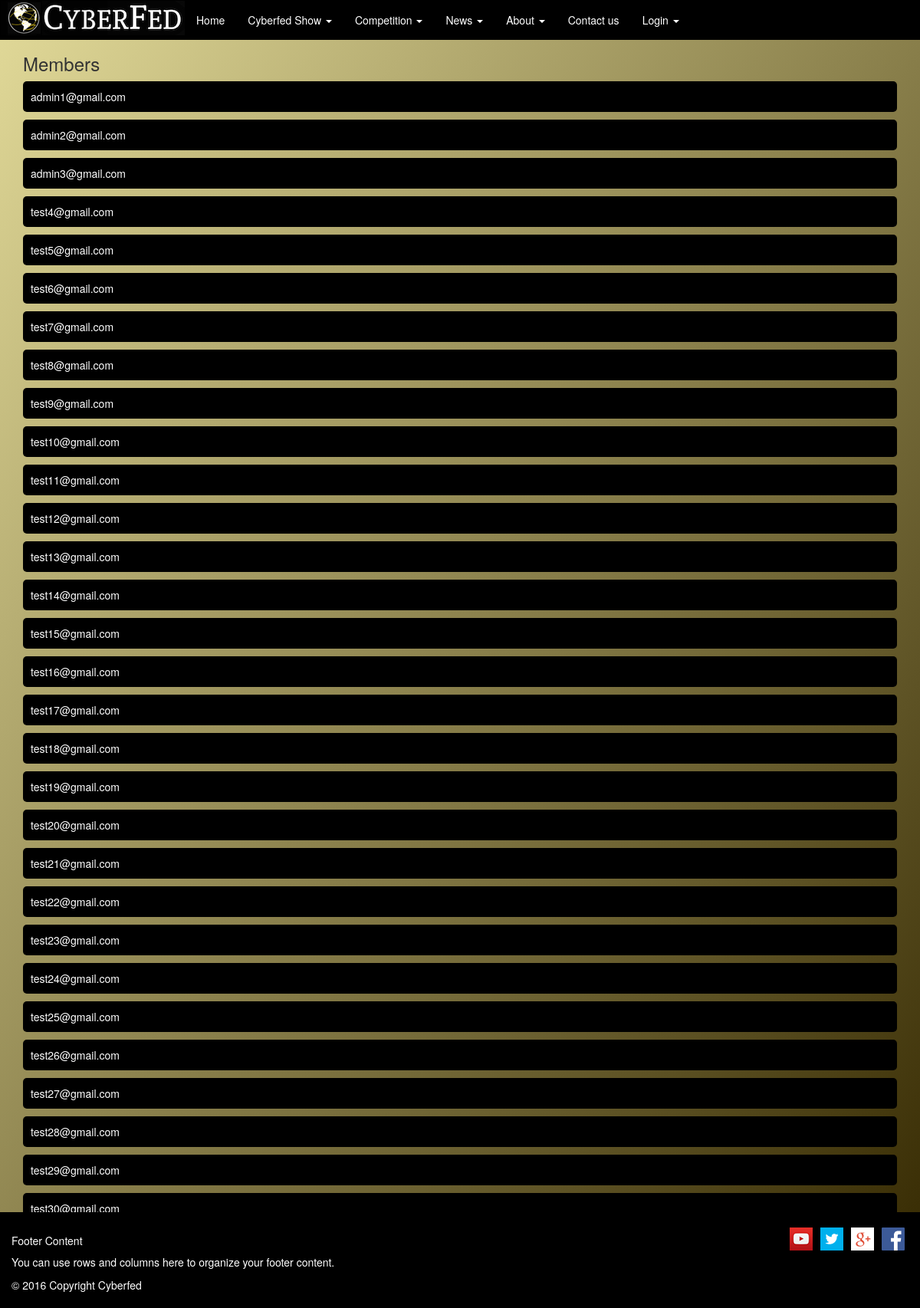
The page /member.php on the database its author committed.
### tables this page shows
CREATE TABLE `users` (
  `id` int(11) NOT NULL,
  `email` varchar(255) NOT NULL,
  `password` varchar(255) NOT NULL,
  `in_group` tinyint(2) DEFAULT '0'
);

### main/functions.php (called while the page is built, shortened)
<?php
	function loggedIn() {
		if (isset($_SESSION['user_id']) && !empty($_SESSION['user_id'])) {
			return true;
		} else {
			return false;
		}
	}
	function getUser($id, $field) {
		$query = mysql_query("SELECT $field FROM users WHERE id='$id'");
		$run = mysql_fetch_array($query);
		return $run[$field];
	}
?>

### member.php (the view, shortened to what this page needs)
<!DOCTYPE html PUBLIC "-//W3C//DTD XHTML 1.0 Strict//EN" "http://www.w3.org/TR/xhtml1/DTD/xhtml1-strict.dtd">
<html xmlns="http://www.w3.org/1999/xhtml">
<head>
	<link rel="stylesheet" type="text/css" href="css/bootstrap/css/bootstrap.min.css">
	<link rel="stylesheet" type="text/css" href="css/style.css">
</head>
<body class="body-background">
	<?php include "main/functions.php"; ?>
	<?php include "main/header.php"; ?>
	<div class="container">
		<h3>Members</h3>
		<?php
			$member_query = mysql_query("SELECT id FROM users");
			while ($run_mem = mysql_fetch_array($member_query)) {
				$user_id = $run_mem['id'];
				$user = getUser($user_id, 'email');
				echo "<a href='profile.php?user=$user_id' class='boxes' style='display: block;'>$user</a>";
			}
		?>
	</div>
	<?php include "main/footer.php"; ?>
</body>
</html>

### main/header.php (shortened to what this page needs)
<nav id="nav-color" class="navbar">
	<div class="container-fluid">
	<div class="navbar-header">
			<a class="navbar-brand" href="index.php"><img src="images/cycfed.jpg"></a>
	</div>
	<div class="collapse navbar-collapse" id="bs-example-navbar-collapse-1">
		<ul class="nav navbar-nav">
			<li><a class="nav-item" href="index.php">Home</a></li>
			<li class="dropdown">
				<a href="#" class="nav-item dropdown-toggle" data-toggle="dropdown" role="button" aria-haspopup="true" aria-expanded="false">Cyberfed Show <span class="caret"></span></a>
			</li>
			<li class="dropdown">
				<a href="#" class="nav-item dropdown-toggle" data-toggle="dropdown" role="button" aria-haspopup="true" aria-expanded="false">Competition <span class="caret"></span></a>
			</li>
			<li class="dropdown">
				<a href="#" class="nav-item dropdown-toggle" data-toggle="dropdown" role="button" aria-haspopup="true" aria-expanded="false">News <span class="caret"></span></a>
			</li>
			<li class="dropdown">
				<a href="#" class="nav-item dropdown-toggle" data-toggle="dropdown" role="button" aria-haspopup="true" aria-expanded="false">About <span class="caret"></span></a>
			</li>
			<li><a class="nav-item" href="#">Contact us</a></li>
		<?php
		if (loggedIn()) {
		?>
				<li class="dropdown">
					<a href="#" class="nav-item dropdown-toggle" data-toggle="dropdown" role="button" aria-haspopup="true" aria-expanded="false">Member Area <span class="caret"></span></a>
					<ul class="dropdown-menu">
						<li><a class="nav-item" href="profile.php">Profile</a></li>
          				<li role="separator" class="divider"></li>
						<li><a class="nav-item" href="request.php">Requests</a></li>
						<li role="separator" class="divider"></li>
						<li><a class="nav-item" href="member.php">Members</a></li>
						<li role="separator" class="divider"></li>
						<li><a class="nav-item" href="groups.php">Groups</a></li>
						<li role="separator" class="divider"></li>
						<li><a class="nav-item" href="logout.php">Log Out</a></li>
					</ul>
				</li>
			</ul>
			<!-- <li class="dropdown">
          		<a href="#" class="dropdown-toggle nav-item" data-toggle="dropdown" role="button" aria-haspopup="true" aria-expanded="false">Dropdown <span class="caret"></span></a>
          		<ul class="dropdown-menu">
          			<li><a class="nav-item" href="profile.php">Profile</a></li>
          			<li role="separator" class="divider"></li>
					<li><a class="nav-item" href="request.php">Requests</a></li>
					<li role="separator" class="divider"></li>
					<li><a class="nav-item" href="member.php">Members</a></li>
					<li role="separator" class="divider"></li>
					<li><a class="nav-item" href="groups.php">Groups</a></li>
					<li role="separator" class="divider"></li>
					<li><a class="nav-item" href="logout.php">Log Out</a></li>
          		</ul> -->
         	<ul class="nav navbar-nav navbar-right">
         		<li>
			<?php
				$my_id = $_SESSION['user_id'];
				$email = mysql_fetch_array(mysql_query("SELECT email FROM users WHERE id='$my_id'"))['email'];
				echo "<a class='nav-item' href='profile.php'>Logged in as: $email</a>";
			?>
				</li>
			</ul>
		<?php
		} else {
		?>
		<ul class="nav navbar-nav navbar-right">
			<li class="dropdown">
				<a href="#" class="nav-item dropdown-toggle" data-toggle="dropdown" role="button" aria-haspopup="true" aria-expanded="false">Login <span class="caret"></span></a>
		</ul>
		<?php
		}
		?>
	   </div>
  </div>
</nav>

### main/footer.php
<footer id="footer" class="page-footer footer-colors">
    <div class="container">
        <div class="row">
        	<div id="social-media-container">
                <ul>
                    <li><a class="grey-text text-lighten-3" href="#!"><img src="images/facebook.png"></a></li>
                    <li><a class="grey-text text-lighten-3" href="#!"><img src="images/g_plus_icon.png"></a></li>
                    <li><a class="grey-text text-lighten-3" href="#!"><img src="images/twitter.png"></a></li>
                    <li><a class="grey-text text-lighten-3" href="#!"><img src="images/youtube.png"></a></li>
                </ul>
            </div>
            <div class="col l6 s12">
                <h5 class="white-text">Footer Content</h5>
                <p class="grey-text text-lighten-4">You can use rows and columns here to organize your footer content.</p>
                <div>© 2016 Copyright Cyberfed</div>
            </div>
        </div>
    </div>
    <div class="footer-copyright">
        <div class="container">
           	<br>
        </div>
    </div>
</footer>

### css/style.css (style rules this page uses)
html { height: 100%; }
body { min-height: 400px; margin-top: 50px; margin-bottom: 125px; clear: both; }
.body-background { background: #E2DA99; background: -webkit-linear-gradient(left top, #E2DA99, #342800); background: -o-linear-gradient(bottom right, #E2DA99, #342800); background: -moz-linear-gradient(bottom right, #E2DA99, #342800); background: linear-gradient(to bottom right, #E2DA99, #342800); }
.navbar-brand { float: left; height: 50px; font-size: 18px; line-height: 20px; padding: 0; }
#nav-color { position: fixed; top: 0; z-index: 9999; width: 100%; background-color: #000; -webkit-box-shadow: inset 0 -2px 5px rgba(0,0,0,.1); box-shadow: inset 0 -2px 5px rgba(0,0,0,.1); border-radius: 0px; }
.nav-item { font-weight: 500; text-decoration: none; color: #fff; }
li { list-style-type: none; }
#footer { margin-top: 20px; padding-top: 20px; background-color: #000; color: #fff; position: fixed; bottom: 0px; width: 100%; }
#social-media-container { width: 300px; float: right; min-height: 1px; margin-left: 20px; }
#social-media-container ul { padding: 0; margin: 0; list-style-type: none; }
#social-media-container li { margin: 0 5px; }
#social-media-container ul li { float: right; }
.boxes { background: #000; color: #fff; padding: 10px; border-radius: 5px; margin: 10px 0px; text-decoration: none; }

### rows shown on the page
users: user "admin1@gmail.com"
users: user "admin2@gmail.com"
users: user "admin3@gmail.com"
users: user "test4@gmail.com"
users: user "test5@gmail.com"
users: user "test6@gmail.com"
users: user "test7@gmail.com"
users: user "test8@gmail.com"
users: user "test9@gmail.com"
users: user "test10@gmail.com"
users: user "test11@gmail.com"
users: user "test12@gmail.com"
users: user "test13@gmail.com"
users: user "test14@gmail.com"
users: user "test15@gmail.com"
users: user "test16@gmail.com"
users: user "test17@gmail.com"
users: user "test18@gmail.com"
users: user "test19@gmail.com"
users: user "test20@gmail.com"
users: user "test21@gmail.com"
users: user "test22@gmail.com"
users: user "test23@gmail.com"
users: user "test24@gmail.com"
users: user "test25@gmail.com"
users: user "test26@gmail.com"
users: user "test27@gmail.com"
users: user "test28@gmail.com"
users: user "test29@gmail.com"
users: user "test30@gmail.com"
